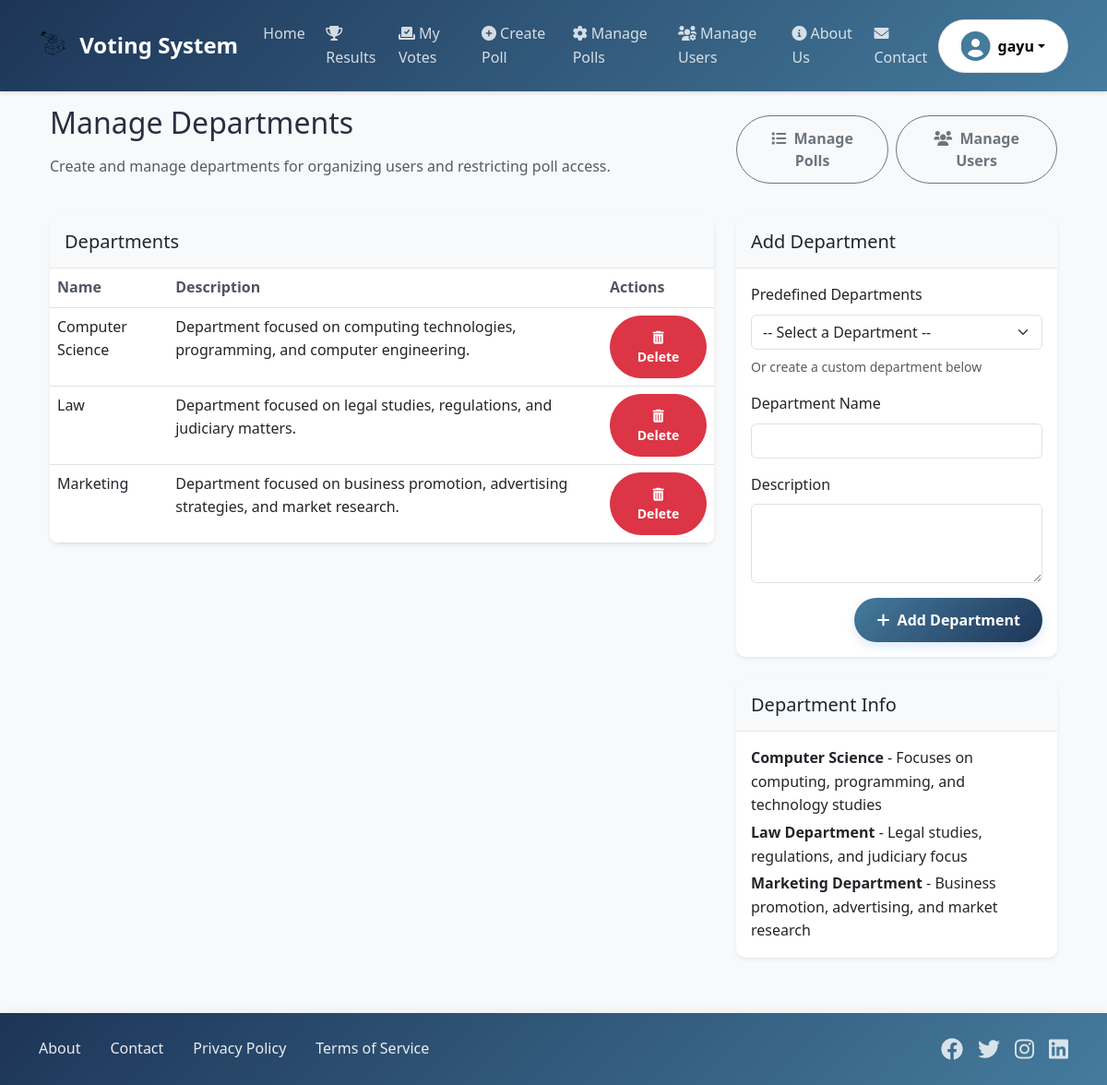
Screenshot of /polls/admin/departments/ (signed in) with the database file from the repository.
### polls/models.py (models this page shows, shortened)
class Department(models.Model):
    name = models.CharField(max_length=100)
    description = models.TextField(blank=True, null=True)

### polls/views.py (the view)
# urls.py: path('admin/departments/', views.manage_departments, name='manage_departments'),
@login_required
@user_passes_test(lambda u: u.is_staff)
def manage_departments(request):
    create_default_departments()
    departments = Department.objects.all().order_by('name')
    if request.method == 'POST':
        form = DepartmentForm(request.POST)
        if form.is_valid():
            form.save()
            messages.success(request, "Department created successfully.")
            return redirect('polls:manage_departments')
    else:
        form = DepartmentForm()
    context = {
        'departments': departments,
        'form': form,
    }
    return render(request, 'polls/manage_departments.html', context)

### polls/views.py
class DepartmentForm(forms.ModelForm):
    class Meta:
        model = Department
        fields = ['name', 'description']

### polls/context_processors.py (called while the page is built)
def user_processor(request):
    return {}

### polls/views.py (called while the page is built)
def create_default_departments():
    default_departments = [
        {
            'name': 'Computer Science',
            'description': 'Department focused on computing technologies, programming, and computer engineering.'
        },
        {
            'name': 'Law',
            'description': 'Department focused on legal studies, regulations, and judiciary matters.'
        },
        {
            'name': 'Marketing',
            'description': 'Department focused on business promotion, advertising strategies, and market research.'
        }
    ]
    for dept_data in default_departments:
        Department.objects.get_or_create(
            name=dept_data['name'],
            defaults={'description': dept_data['description']}
        )

### polls/templates/polls/manage_departments.html (shortened to what this page needs)
{% extends 'polls/base.html' %}
{% block content %}
<div class="container">
    <div class="row mb-4">
        <div class="col-md-8">
            <h2 class="mb-3">Manage Departments</h2>
            <p class="text-muted">Create and manage departments for organizing users and restricting poll access.</p>
        </div>
        <div class="col-md-4 text-md-end d-flex align-items-center justify-content-md-end">
            <a href="{% url 'polls:admin_polls_list' %}" class="btn btn-outline-secondary me-2">
                <i class="fas fa-list me-1"></i> Manage Polls
            </a>
            <a href="{% url 'polls:manage_users' %}" class="btn btn-outline-secondary">
                <i class="fas fa-users me-1"></i> Manage Users
            </a>
        </div>
    </div>
    <div class="row">
        <div class="col-lg-8">
            <div class="card shadow-sm mb-4">
                <div class="card-header bg-light py-3">
                    <h5 class="mb-0">Departments</h5>
                </div>
                <div class="card-body p-0">
                    {% if departments %}
                    <div class="table-responsive">
                        <table class="table table-hover mb-0">
                            <thead>
                                <tr>
                                    <th>Name</th>
                                    <th>Description</th>
                                    <th>Actions</th>
                                </tr>
                            </thead>
                            <tbody>
                                {% for department in departments %}
                                <tr>
                                    <td>{{ department.name }}</td>
                                    <td>{{ department.description|default:"-" }}</td>
                                    <td>
                                        <form method="post" action="{% url 'polls:delete_department' department.id %}" class="d-inline" onsubmit="return confirm('Are you sure you want to delete this department? This cannot be undone.');">
                                            <button type="submit" class="btn btn-sm btn-danger">
                                                <i class="fas fa-trash-alt"></i> Delete
                                            </button>
                                        </form>
                                    </td>
                                </tr>
                                {% endfor %}
                            </tbody>
                        </table>
                    </div>
                    {% else %}
                    <div class="text-center p-4">
                        <p class="text-muted mb-0">No departments have been created yet.</p>
                    </div>
                    {% endif %}
                </div>
            </div>
        </div>
        <div class="col-lg-4">
            <div class="card shadow-sm mb-4">
                <div class="card-header bg-light py-3">
                    <h5 class="mb-0">Add Department</h5>
                </div>
                <div class="card-body">
                    <form method="post">
                        <div class="mb-3">
                            <label for="department_select" class="form-label">Predefined Departments</label>
                            <select class="form-select mb-2" id="department_select" onchange="fillDepartmentForm(this.value)">
                                <option value="">-- Select a Department --</option>
                            </select>
                            <div class="form-text mb-3">Or create a custom department below</div>
                        </div>
                        <div class="mb-3">
                            <label for="id_name" class="form-label">Department Name</label>
                            <input type="text" class="form-control" id="id_name" name="name" required>
                        </div>
                        <div class="mb-3">
                            <label for="id_description" class="form-label">Description</label>
                            <textarea class="form-control" id="id_description" name="description" rows="3"></textarea>
                        </div>
                        <div class="text-end">
                            <button type="submit" class="btn btn-primary">
                                <i class="fas fa-plus me-1"></i> Add Department
                            </button>
                        </div>
                    </form>
                </div>
            </div>
            <div class="card shadow-sm">
                <div class="card-header bg-light py-3">
                    <h5 class="mb-0">Department Info</h5>
                </div>
                <div class="card-body">
                    <p class="mb-1"><strong>Computer Science</strong> - Focuses on computing, programming, and technology studies</p>
                    <p class="mb-1"><strong>Law Department</strong> - Legal studies, regulations, and judiciary focus</p>
                    <p class="mb-0"><strong>Marketing Department</strong> - Business promotion, advertising, and market research</p>
                </div>
            </div>
        </div>
    </div>
</div>
{% endblock %}

### polls/templates/polls/base.html (shortened to what this page needs)
{% load static %}
<!DOCTYPE html>
<html lang="en">
<head>
    <link href="https://cdn.jsdelivr.net/npm/bootstrap@5.3.0-alpha1/dist/css/bootstrap.min.css" rel="stylesheet">
    <link rel="stylesheet" href="https://cdnjs.cloudflare.com/ajax/libs/font-awesome/6.0.0/css/all.min.css">
</head>
<body>
    <nav class="navbar navbar-expand-lg navbar-dark bg-primary mb-4">
        <div class="container">
            <a class="navbar-brand" href="{% url 'polls:index' %}">
                <img src="{% static 'votingicon.png' %}" alt="Voting System" class="d-inline-block align-text-top me-2" style="height: 30px; width: auto;">
                Voting System
            </a>
            <div class="collapse navbar-collapse" id="navbarNav">
                <ul class="navbar-nav me-auto">
                    <li class="nav-item">
                        <a class="nav-link" href="{% url 'polls:index' %}">Home</a>
                    </li>
                    <li class="nav-item">
                        <a class="nav-link" href="{% url 'polls:all_results' %}">
                            <i class="fas fa-trophy me-1"></i>Results
                        </a>
                    </li>
                    {% if user.is_authenticated %}
                    <li class="nav-item">
                        <a class="nav-link" href="{% url 'polls:my_votes' %}">
                            <i class="fas fa-vote-yea me-1"></i>My Votes
                        </a>
                    </li>
                    {% endif %}
                    {% if user.is_staff %}
                    <li class="nav-item">
                        <a class="nav-link" href="{% url 'polls:create' %}">
                            <i class="fas fa-plus-circle me-1"></i>Create Poll
                        </a>
                    </li>
                    <li class="nav-item">
                        <a class="nav-link" href="{% url 'polls:admin_polls_list' %}">
                            <i class="fas fa-cog me-1"></i>Manage Polls
                        </a>
                    </li>
                    <li class="nav-item">
                        <a class="nav-link" href="{% url 'polls:manage_users' %}">
                            <i class="fas fa-users-cog me-1"></i>Manage Users
                        </a>
                    </li>
                    {% endif %}
                    <li class="nav-item">
                        <a class="nav-link" href="{% url 'polls:about' %}">
                            <i class="fas fa-info-circle me-1"></i>About Us
                        </a>
                    </li>
                    <li class="nav-item">
                        <a class="nav-link" href="{% url 'polls:contact' %}">
                            <i class="fas fa-envelope me-1"></i>Contact
                        </a>
                    </li>
                </ul>
                <div class="d-flex align-items-center">
                    {% if user.is_authenticated %}
                        <div class="dropdown">
                            <button class="btn btn-light dropdown-toggle user-dropdown-btn" type="button" id="userDropdown" data-bs-toggle="dropdown">
                                <div class="user-avatar">
                                    <i class="fas fa-user-circle"></i>
                                </div>
                                <span>{{ user.username }}</span>
                            </button>
                        </div>
                    {% endif %}
                </div>
            </div>
        </div>
    </nav>
    <div class="container main-content">
        {% block content %}{% endblock %}
    </div>
    <footer class="footer">
        <div class="container">
            <div class="footer-content">
                <div class="footer-links">
                    <a href="{% url 'polls:about' %}" class="footer-link">About</a>
                    <a href="{% url 'polls:contact' %}" class="footer-link">Contact</a>
                    <a href="#" class="footer-link">Privacy Policy</a>
                    <a href="#" class="footer-link">Terms of Service</a>
                </div>
                <div class="social-links">
                    <a href="#" class="social-link"><i class="fab fa-facebook"></i></a>
                    <a href="#" class="social-link"><i class="fab fa-twitter"></i></a>
                    <a href="#" class="social-link"><i class="fab fa-instagram"></i></a>
                    <a href="#" class="social-link"><i class="fab fa-linkedin"></i></a>
                </div>
            </div>
        </div>
    </footer>
</body>
</html>

### polls/templates/polls/manage_departments.html (style rules this page uses)
.card { border-radius: 10px; border: none; overflow: hidden; }
.card-header { border-bottom: 1px solid rgba(0,0,0,0.075); }
.table th { font-weight: 600; color: var(--text-medium); border-bottom-width: 1px; }

### rows the page displays
Department: name "Computer Science", description "Department focused on computing technologies, programming, and computer engineering."
Department: name "Law", description "Department focused on legal studies, regulations, and judiciary matters."
Department: name "Marketing", description "Department focused on business promotion, advertising strategies, and market research."

### other values shown
{{ user.username }} "gayu"
